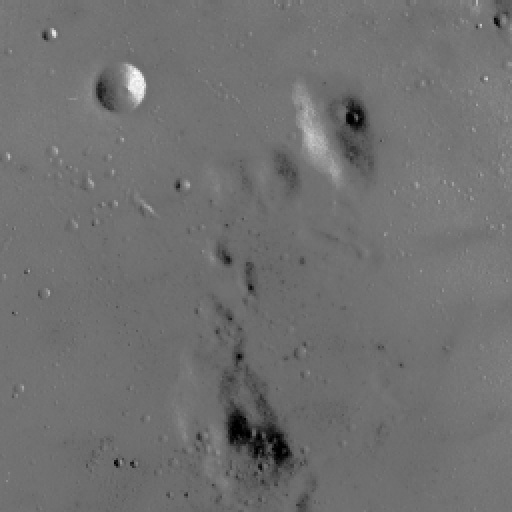
#> input picture images/q5_placeholder.jpeg, 512 x 512 px, found by its file name
$ python q5_histogram_equalization.py
#> lines starting #> are read from the running program, lines starting #| are printed output that depends on the picture
#> further down, img is the input picture: shape (512, 512); min 0, max 255, mean 112.1
"""EN3160 A01 - Q5: Custom histogram equalization.

NOTE: The assignment's Fig. 5 (a dark, dotted leaf photograph) was not
among the files supplied to this script, so a standard low-contrast
grayscale test image (skimage's `moon`) is used as a stand-in so the code
path can be demonstrated end-to-end. Swap in the real Fig. 5 image before
final submission -- the function itself does not change.
"""
import cv2
import numpy as np
import matplotlib.pyplot as plt

def histogram_equalize(im):
    """Custom histogram equalization for an 8-bit grayscale image."""
    hist = np.bincount(im.ravel(), minlength=256).astype(np.float64)
#> hist = 256 values, max 20564 at index 113, min 0 at index 206, mean 1024
    cdf = np.cumsum(hist)
#> cdf = 256 values from 169 to 262144
    cdf_min = cdf[cdf > 0].min()
#> cdf_min = 169
    total = im.size
#> total = 262144
    lut = np.round((cdf - cdf_min) / (total - cdf_min) * 255).clip(0, 255).astype(np.uint8)
#> lut = 256 values from 0 to 255
    return lut[im], hist, cdf, lut

if __name__ == "__main__":
    img = cv2.imread("/home/claude/en3160_a01/images/q5_placeholder.jpeg", cv2.IMREAD_GRAYSCALE)
    out, hist, cdf, lut = histogram_equalize(img)
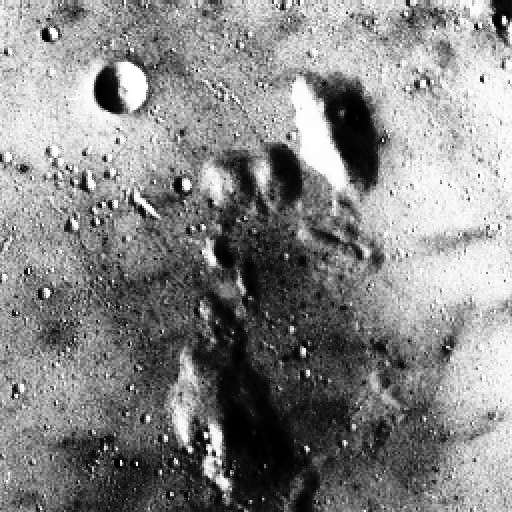
#> out: shape (512, 512); min 0, max 255, mean 133.7
#> cdf = 256 values from 169 to 262144; lut = 256 values from 0 to 255
    hist_eq = np.bincount(out.ravel(), minlength=256)
#> hist_eq = 256 values, max 20564 at index 134, min 0 at index 18, mean 1024

    fig, axes = plt.subplots(2, 3, figsize=(13, 8))
    axes[0, 0].imshow(img, cmap="gray"); axes[0, 0].axis("off")
    axes[0, 0].set_title("(a) Original")
    axes[0, 1].imshow(out, cmap="gray"); axes[0, 1].axis("off")
    axes[0, 1].set_title("(b) Histogram-equalized")
    axes[0, 2].plot(lut, color="#8B1A1A"); axes[0, 2].set_title("(c) LUT (from CDF)")
    axes[0, 2].set_xlim(0, 255); axes[0, 2].set_ylim(0, 255)
    axes[0, 2].set_xlabel("Input"); axes[0, 2].set_ylabel("Output")

    axes[1, 0].bar(np.arange(256), hist, color="#555", width=1)
    axes[1, 0].set_title("(d) Original histogram")
    axes[1, 1].bar(np.arange(256), hist_eq, color="#8B1A1A", width=1)
    axes[1, 1].set_title("(e) Equalized histogram")
    axes[1, 2].plot(cdf / cdf.max(), color="#2A6F97")
    axes[1, 2].set_title("(f) Original CDF (normalized)")
    axes[1, 2].set_xlim(0, 255)

    plt.tight_layout()
    plt.savefig("/home/claude/en3160_a01/figures/q5_result.png", dpi=150)
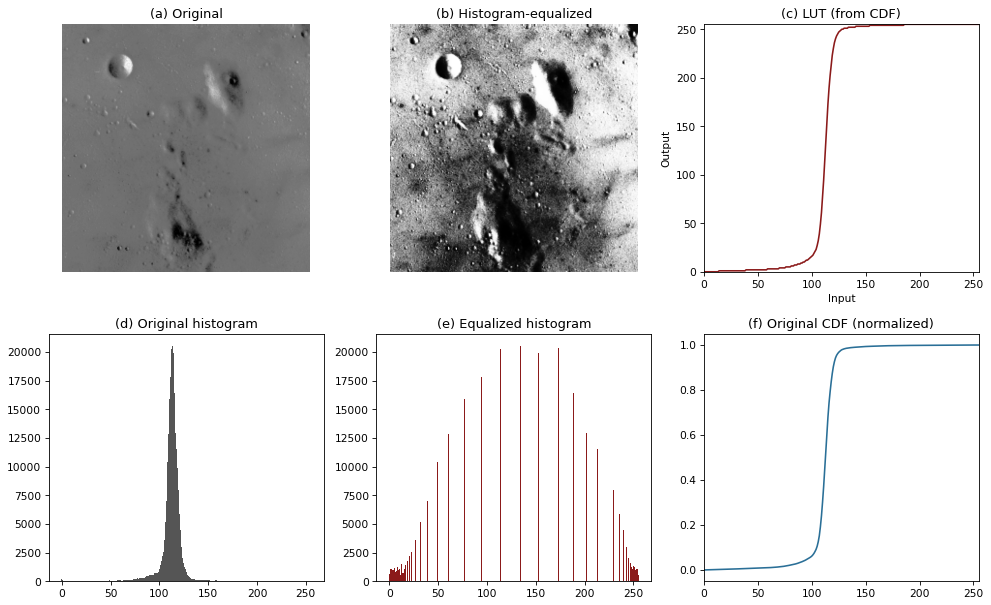
#> figure drawn by matplotlib, 6 panels; panel 3: curve peaks at x = 186, y = 255; panel 4: tallest bar 20564 high, from x = 112.5 to 113.5; panel 5: tallest bar 20564 high, from x = 133.5 to 134.5; panel 6: curve peaks at x = 255, y = 1
    print("saved q5_result.png")
